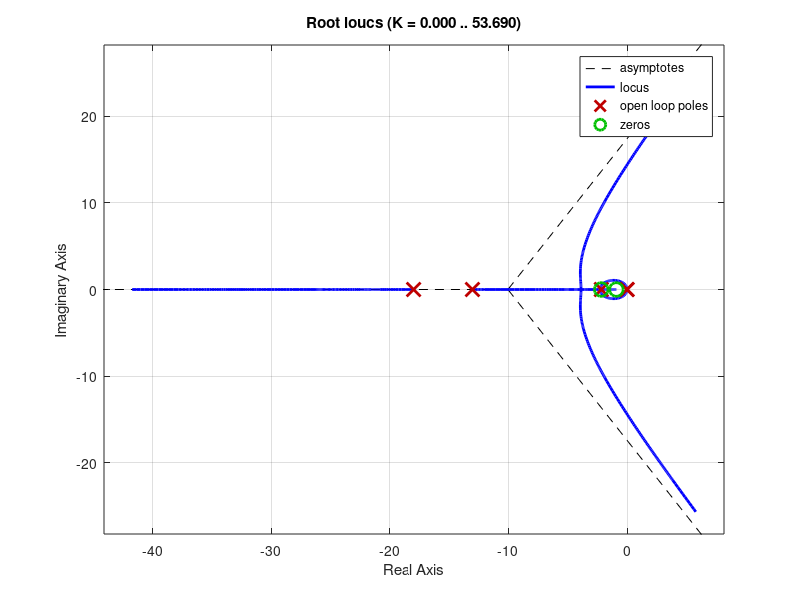

Source code (MATLAB): (Note: this script raises an error after producing the figure.)
clear
close all
clc


% Requirements
    MP = 10; %Overshoot
    RT = 1; %Rise time

    df = -log(MP/100) * sqrt(1/(pi^2 + log(MP/100)^2)); %Find dampning factor


% Plant (Motor - Dynamics)
    G = tf(1160.49,[0.46,1,0,0]);


% Controllers


    % Fast edition 
    %{
        % We need many speed so a pole replacement is in order
        p = 2.1739;
        PR = tf([1,p],[1,p*10]);
    
        % With the PR in effect, we can add two lead at the speed of p*8/10
        z = p*10/5;
        L = tf([1,z],[1,z*25]);
    
        K = 200;
        
        D = PR * L * L * K;
    %}
    % Slowed down edition
    %{
        % We need many speed so a pole replacement is in order
        p = 2.1739;
        PR = tf([1,p],[1,p*5]);
    
        % With the PR in effect, we can add two lead at the speed of p*8/10
        z = 1.8/RT;
        L = tf([1,z],[1,z*15]);
    
        K = 0.129;
        
        D = K * PR * L;
    %}
    % New edition
    %%{

        p = 2.1739;
        PR = tf([1,p],[1,p*6]);

        z = 1.8/RT/2;
        L = tf([1,z],[1,z*20]);

        K = 0.2146;

        D = K * PR * L;

    %}


% Generate a root locus of the plant and controller
    figure(), rlocus(G*D);

% Draw our requirements on the graph
    line(tan(acos(df)+(pi/2)));
    circle(0,0,(1.8/RT));



% At last draw the closed loop step response
    CL = (G*D)/(1+G*D);
    
    figure(), step(CL);
    [y, t] = step(CL);
    sse = abs(1-y(length(y)));
    stepinfo(CL)


% For drawing circles
function h = circle(x,y,r)
hold on
th = 0:pi/50:2*pi;
xunit = r * cos(th) + x;
yunit = r * sin(th) + y;
h = plot(xunit, yunit);
hold off
end

% For drawing lines
function h = line(a)
hold on
xunit = -100:100;
yunit = a * xunit;
h = plot(xunit, yunit);
hold off
end
